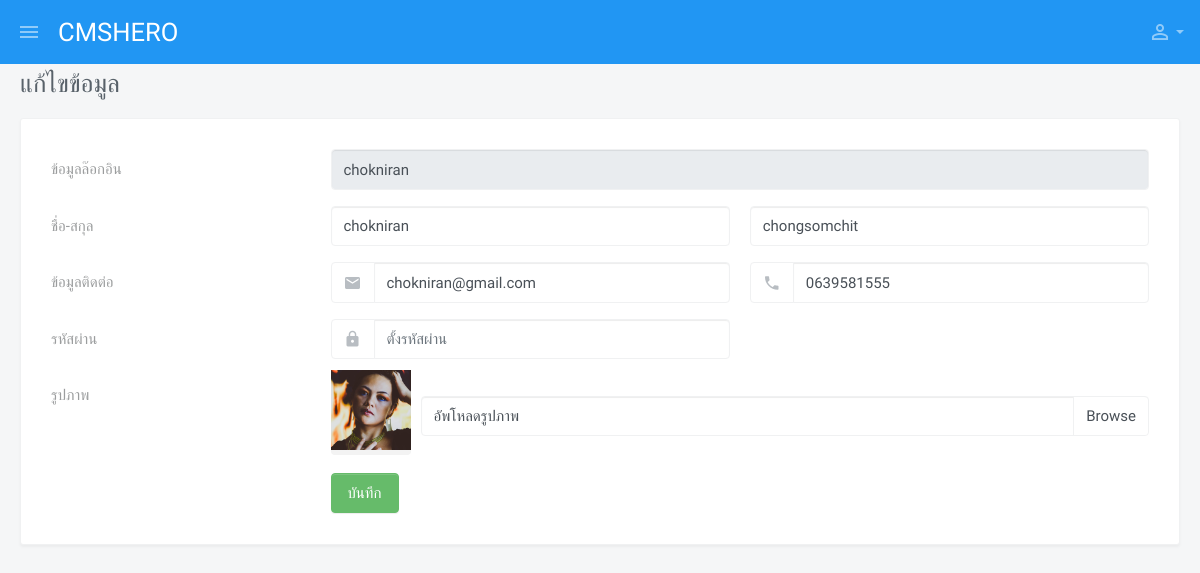
/account/edit-profile/1, run on an earlier commit of the app's database.
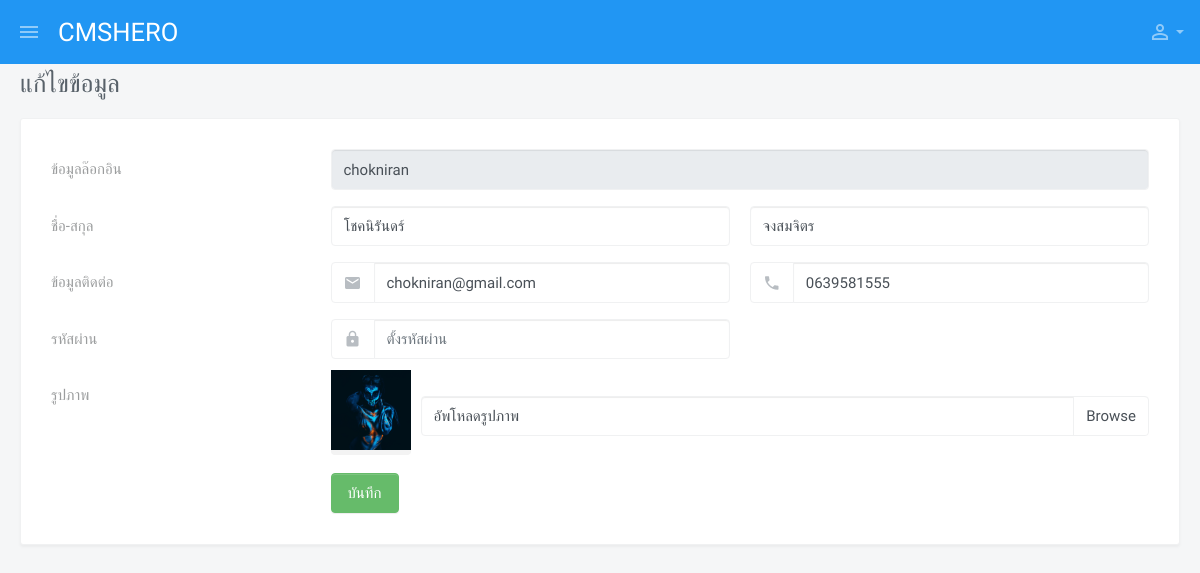
And on a later commit of the database.
### accounts/models.py (models this page shows, shortened)
class Profile(models.Model):
    user = models.OneToOneField(User,on_delete = models.CASCADE)
    user_photo = models.ImageField(upload_to='profile/%Y/%m/%d/')
    user_phone = models.CharField(max_length=15)

### accounts/views.py (the view, shortened to what this page needs)
# urls.py: path('edit-profile/<int:id>',views.editProfile,name='editprofile'),
def editProfile(request,id):
    profile = get_object_or_404(Profile, pk=id)
    userid = profile.user.id
    user = get_object_or_404(User, pk=userid)
    profile_after_update = get_object_or_404(Profile, pk=id)
    context = {
      "profile" : profile_after_update
    }
    return render(request,'backend/account/edit-profile.html',context)

### templates/backend/account/edit-profile.html (shortened to what the changed rows need)
{% extends 'backend/base.html' %}
{% load static %}
{% block pagecontent %}
<h1 class="h2">แก้ไขข้อมูล</h1>
<div class="card card-teacher-add">
  <div class="card-body">
    <form class="form-horizontal" id="update-teacher" method="POST" enctype="multipart/form-data">
      <div class="form-group row">
        <div class="col-sm-9">
          <div class="row">
            <div class="col-md-12">
              <input name="user_login" id="user_login" type="text" class="form-control" placeholder="ชื่อผู้ใช้งาน" value="{{profile.user.username}}" disabled>
            </div>
          </div>
        </div>
      </div>
      <div class="form-group row">
        <div class="col-sm-9">
          <div class="row">
            <div class="col-md-6">
              <input type="text" id="first_name" name="first_name" class="form-control" placeholder="ชื่อ" value="{{profile.user.first_name}}">
            </div>
            <div class="col-md-6">
              <input type="text" id="last_name" name="last_name" class="form-control" placeholder="สกุล" value="{{profile.user.last_name}}">
            </div>
          </div>
        </div>
      </div>
      <div class="form-group row">
        <div class="col-sm-9">
          <div class="row">
            <div class="col-md-6">
              <div class="input-group">
                <div class="input-group-prepend">
                  <div class="input-group-text">
                  </div>
                </div>
                <input type="text" name="user_email" id="user_email" class="form-control" placeholder="อีเมล์" value="{{profile.user.email}}" >
              </div>
            </div>
            <div class="col-md-6">
              <div class="input-group">
                <div class="input-group-prepend">
                  <div class="input-group-text">
                  </div>
                </div>
                <input type="text" name="user_phone" id="user_phone" class="form-control" placeholder="เบอร์โทร" value="{{profile.user_phone}}">
              </div>
            </div>
          </div>
        </div>
      </div>
      <div class="form-group row">
        <div class="col-sm-9">
          <div class="media align-items-center">
            <div class="media-left">
              <div class="icon-block rounded">
                <div id='img_contain'><img id="blah" src="{{profile.user_photo.url}}" alt="your image" title='' /></div>
              </div>
            </div>
          </div>
        </div>
      </div>
    </form>
  </div>
</div>
{% endblock %}

What changed in the data, as far as the page shows it:
changed Profile "chokniran": first_name "chokniran" → "โชคนิรันดร์"; last_name "chongsomchit" → "จงสมจิตร"; user_photo: a different picture
